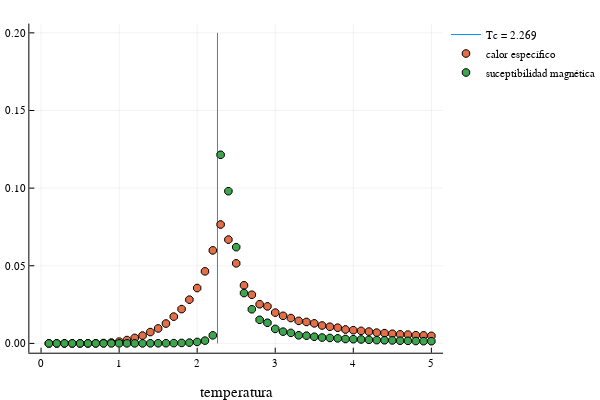

Notebook cell for this chart:
### Code cell
plot([2.26, 2.26 ],[0 , 0.2], xlabel="temperatura", label = "Tc = 2.269")
scatter!(TT, calor_esp, m=:o, label="calor específico")
scatter!(TT, sucep, m=:o,  label="suceptibilidad magnética")

### Figure 1 — Plotly figure (JSON) as saved in the notebook; plotly's stock layout.template omitted (floating-point values rounded to 4 significant figures)
{"data": [{"colorbar": {"title": ""}, "hoverinfo": "text", "legendgroup": "Tc = 2.269", "line": {"color": "rgba(0, 154, 250, 1.000)", "dash": "solid", "shape": "linear", "width": 1}, "mode": "lines", "name": "Tc = 2.269", "showlegend": true, "text": [null, null], "type": "scatter", "x": [2.26, 2.26], "xaxis": "x1", "y": [0, 0.2], "yaxis": "y1", "zmax": 0.1, "zmin": -0.1}, {"colorbar": {"title": ""}, "hoverinfo": "text", "legendgroup": "calor específico", "marker": {"color": "rgba(227, 111, 71, 1.000)", "line": {"color": "rgba(0, 0, 0, 1.000)", "width": 1}, "size": 8, "symbol": "octagon"}, "mode": "markers", "name": "calor específico", "showlegend": true, "text": [null, null, null, null, null, null, null, null, null, null, null, null, null, null, null, null, null, null, null, null, null, null, null, null, null, null, null, null, null, null, null, null, null, null, null, null, null, null, null, null, null, null, null, null, null, null, null, null, null, null], "type": "scatter", "x": [0.1, 0.2, 0.3, 0.4, 0.5, 0.6, 0.7, 0.8, 0.9, 1, 1.1, 1.2, 1.3, 1.4, 1.5, 1.6, 1.7, 1.8, 1.9, 2, 2.1, 2.2, 2.3, 2.4, 2.5, 2.6, 2.7, 2.8, 2.9, 3, 3.1, 3.2, 3.3, 3.4, 3.5, 3.6, 3.7, 3.8, 3.9, 4, 4.1, 4.2, 4.3, 4.4, 4.5, 4.6, 4.7, 4.8, 4.9, 5], "xaxis": "x1", "y": [0, 0, 0, 0, 0, 4.936e-06, 6.009e-05, 0.0002374, 0.0005321, 0.001138, 0.002155, 0.003538, 0.005016, 0.007291, 0.009629, 0.01278, 0.01724, 0.02208, 0.02816, 0.03566, 0.04639, 0.05989, 0.07657, 0.06684, 0.05156, 0.0374, 0.03135, 0.0252, 0.02385, 0.01982, 0.01779, 0.01632, 0.01452, 0.01381, 0.01289, 0.01152, 0.01074, 0.01011, 0.008945, 0.008493, 0.008074, 0.007616, 0.006939, 0.006608, 0.006213, 0.005825, 0.005647, 0.005257, 0.005144, 0.004857], "yaxis": "y1", "zmax": 0.1, "zmin": -0.1}, {"colorbar": {"title": ""}, "hoverinfo": "text", "legendgroup": "suceptibilidad magnética", "marker": {"color": "rgba(62, 164, 78, 1.000)", "line": {"color": "rgba(0, 0, 0, 1.000)", "width": 1}, "size": 8, "symbol": "octagon"}, "mode": "markers", "name": "suceptibilidad magnética", "showlegend": true, "text": [null, null, null, null, null, null, null, null, null, null, null, null, null, null, null, null, null, null, null, null, null, null, null, null, null, null, null, null, null, null, null, null, null, null, null, null, null, null, null, null, null, null, null, null, null, null, null, null, null, null], "type": "scatter", "x": [0.1, 0.2, 0.3, 0.4, 0.5, 0.6, 0.7, 0.8, 0.9, 1, 1.1, 1.2, 1.3, 1.4, 1.5, 1.6, 1.7, 1.8, 1.9, 2, 2.1, 2.2, 2.3, 2.4, 2.5, 2.6, 2.7, 2.8, 2.9, 3, 3.1, 3.2, 3.3, 3.4, 3.5, 3.6, 3.7, 3.8, 3.9, 4, 4.1, 4.2, 4.3, 4.4, 4.5, 4.6, 4.7, 4.8, 4.9, 5], "xaxis": "x1", "y": [0, 0, 0, 0, 0, 9.255e-09, 1.384e-07, 5.996e-07, 1.564e-06, 3.789e-06, 8.397e-06, 1.584e-05, 2.533e-05, 4.247e-05, 6.417e-05, 0.0001013, 0.000165, 0.0002984, 0.0004904, 0.0009372, 0.001792, 0.005167, 0.1215, 0.09803, 0.06197, 0.03241, 0.02196, 0.01519, 0.01329, 0.009343, 0.007572, 0.006795, 0.00521, 0.004968, 0.004298, 0.003756, 0.003507, 0.003226, 0.002829, 0.002696, 0.002533, 0.002309, 0.002097, 0.002017, 0.001914, 0.00174, 0.001658, 0.001504, 0.00143, 0.001406], "yaxis": "y1", "zmax": 0.1, "zmin": -0.1}], "layout": {"annotations": [], "height": 400, "legend": {"bgcolor": "rgba(255, 255, 255, 1.000)", "bordercolor": "rgba(0, 0, 0, 1.000)", "font": {"color": "rgba(0, 0, 0, 1.000)", "family": "sans-serif", "size": 11}, "tracegroupgap": 0, "x": 1, "y": 1}, "margin": {"b": 20, "l": 0, "r": 0, "t": 20}, "paper_bgcolor": "rgba(255, 255, 255, 1.000)", "plot_bgcolor": "rgba(255, 255, 255, 1.000)", "showlegend": true, "width": 600, "xaxis": {"anchor": "y1", "domain": [0.06582, 0.9934], "gridcolor": "rgba(0, 0, 0, 0.100)", "gridwidth": 0.5, "linecolor": "rgba(0, 0, 0, 1.000)", "mirror": false, "range": [-0.15, 5.15], "showgrid": true, "showline": true, "showticklabels": true, "tickangle": 0, "tickcolor": "rgb(0, 0, 0)", "tickfont": {"color": "rgba(0, 0, 0, 1.000)", "family": "sans-serif", "size": 11}, "tickmode": "array", "ticks": "inside", "ticktext": ["0", "1", "2", "3", "4", "5"], "tickvals": [0, 1, 2, 3, 4, 5], "title": "temperatura", "titlefont": {"color": "rgba(0, 0, 0, 1.000)", "family": "sans-serif", "size": 15}, "type": "-", "visible": true, "zeroline": false, "zerolinecolor": "rgba(0, 0, 0, 1.000)"}, "yaxis": {"anchor": "x1", "domain": [0.07581, 0.9902], "gridcolor": "rgba(0, 0, 0, 0.100)", "gridwidth": 0.5, "linecolor": "rgba(0, 0, 0, 1.000)", "mirror": false, "range": [-0.006, 0.206], "showgrid": true, "showline": true, "showticklabels": true, "tickangle": 0, "tickcolor": "rgb(0, 0, 0)", "tickfont": {"color": "rgba(0, 0, 0, 1.000)", "family": "sans-serif", "size": 11}, "tickmode": "array", "ticks": "inside", "ticktext": ["0.00", "0.05", "0.10", "0.15", "0.20"], "tickvals": [0, 0.05, 0.1, 0.15, 0.2], "title": "", "titlefont": {"color": "rgba(0, 0, 0, 1.000)", "family": "sans-serif", "size": 15}, "type": "-", "visible": true, "zeroline": false, "zerolinecolor": "rgba(0, 0, 0, 1.000)"}}}
